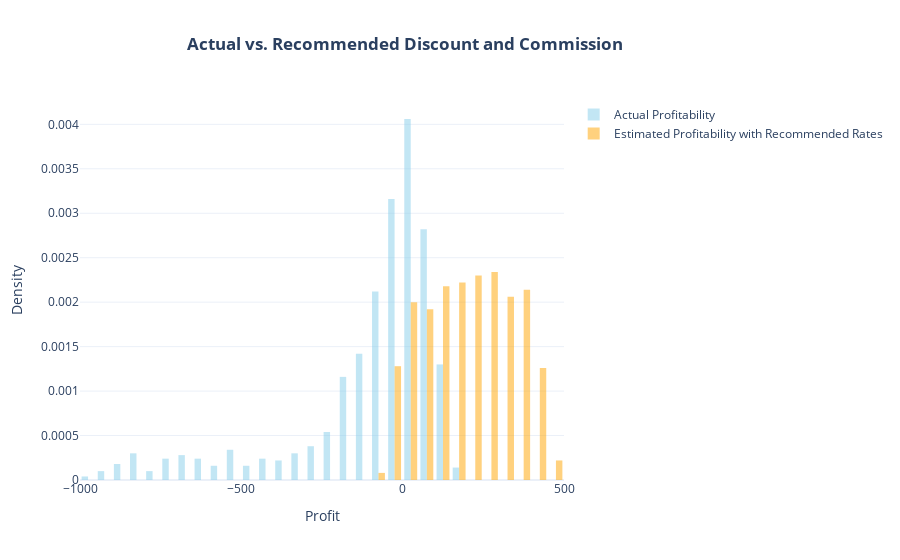

Notebook source saved alongside this figure:
### Markdown cell above
* #### New Average Commission Percentage: 30.51%
* #### New Average Discount Percentage: 5.87%

The average commission percentage for profitable orders is higher than the overall average for all orders. This suggests that charging a higher commission rate might be key to making orders profitable. 

On the other hand, the average discount percentage for profitable orders is lower than the overall average, indicating that offering lower discounts could still lead to profitability without losing too many orders.



### Based on this analysis, aiming for a commission rate around 31% and a discount rate around 6% could improve profitability overall.

Now, let's visualize how actual versus recommended discounts and commissions compare across all orders:

* #### First, calculate the profitability per order using the current discounts and commissions.
* #### Then, simulate profitability per order using recommended discounts (6%) and commissions (31%) to see how profitability might change.

This comparison will show the potential impact of using the recommended discount and commission rates on overall order profitability.

### Code cell
# simulate profitability with recommended discounts and commissions
recommended_commission_percentage = 31.0  # Recommended commission percentage (actual: 30.51%)
recommended_discount_percentage = 6.0    # Recommended discount percentage (actual: 5.86%)

# calculate the simulated commission fee and discount amount using recommended percentages
data['Simulated Commission Fee'] = data['Order Value'] * (recommended_commission_percentage / 100)
data['Simulated Discount Amount'] = data['Order Value'] * (recommended_discount_percentage / 100)

# recalculate total costs and profit with simulated values
data['Simulated Total Costs'] = (data['Delivery Fee'] + data['Payment Processing Fee'] + data['Simulated Discount Amount'])
data['Simulated Profit'] = (data['Simulated Commission Fee'] - data['Simulated Total Costs'])

# Create a subplot
fig = make_subplots(rows=1, cols=1)

# Actual profitability
fig.add_trace(go.Histogram(x=data['Profit'], histnorm='probability density', 
                            name='Actual Profitability', marker_color='skyblue',
                            opacity=0.5), row=1, col=1)

# Simulated profitability
fig.add_trace(go.Histogram(x=data['Simulated Profit'], histnorm='probability density', 
                            name='Estimated Profitability with Recommended Rates', marker_color='orange',
                            opacity=0.5), row=1, col=1)

# Update layout
fig.update_layout(title='<b>Actual vs. Recommended Discount and Commission</b>',
                  xaxis_title='Profit', yaxis_title='Density', title_x=0.45 )

# Show the plot
fig.show()

### Figure 1 — Plotly figure (JSON) as saved in the notebook; plotly's stock layout.template omitted (floating-point values rounded to 4 significant figures; data arrays with more than 128 entries replaced by an {"elided": "..."} marker saying what was removed)
{"data": [{"histnorm": "probability density", "marker": {"color": "skyblue"}, "name": "Actual Profitability", "opacity": 0.5, "type": "histogram", "x": {"elided": "1000 float values"}, "xaxis": "x", "yaxis": "y"}, {"histnorm": "probability density", "marker": {"color": "orange"}, "name": "Estimated Profitability with Recommended Rates", "opacity": 0.5, "type": "histogram", "x": {"elided": "1000 float values"}, "xaxis": "x", "yaxis": "y"}], "layout": {"title": {"text": "<b>Actual vs. Recommended Discount and Commission</b>", "x": 0.45}, "xaxis": {"anchor": "y", "domain": [0, 1], "title": {"text": "Profit"}}, "yaxis": {"anchor": "x", "domain": [0, 1], "title": {"text": "Density"}}}}
